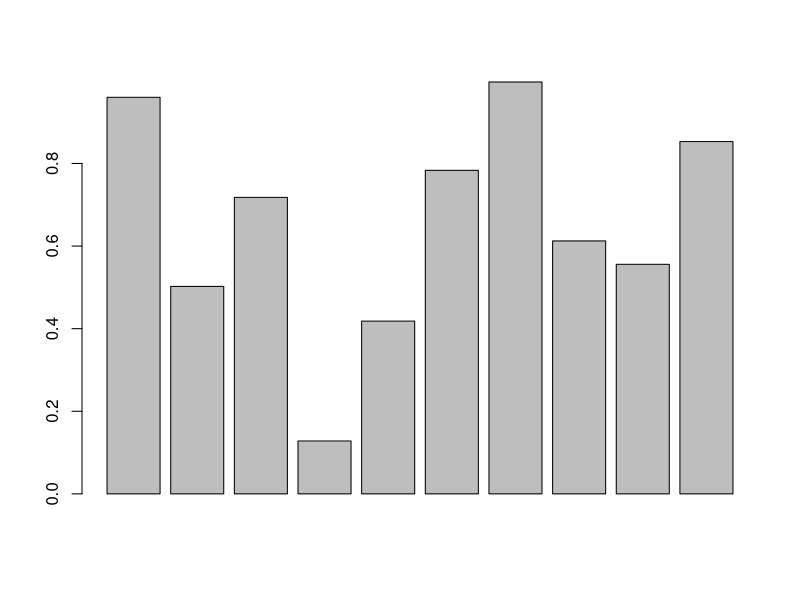
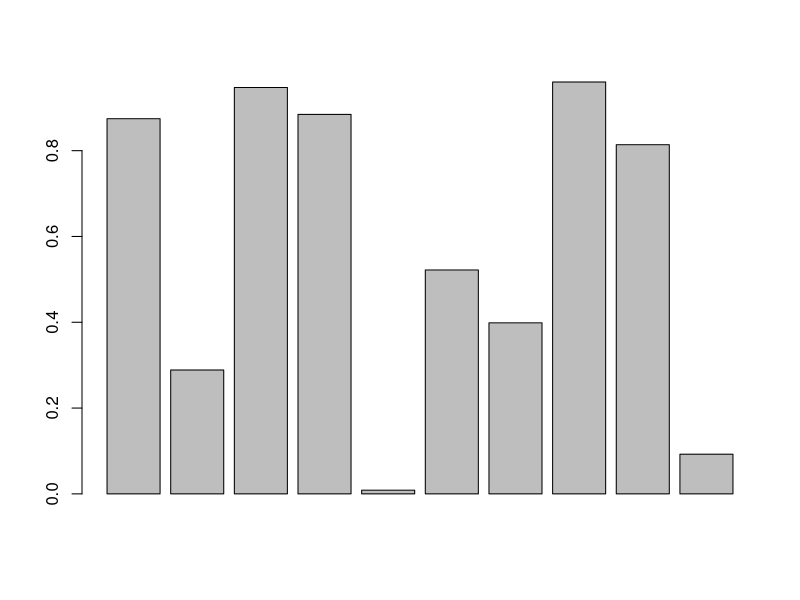
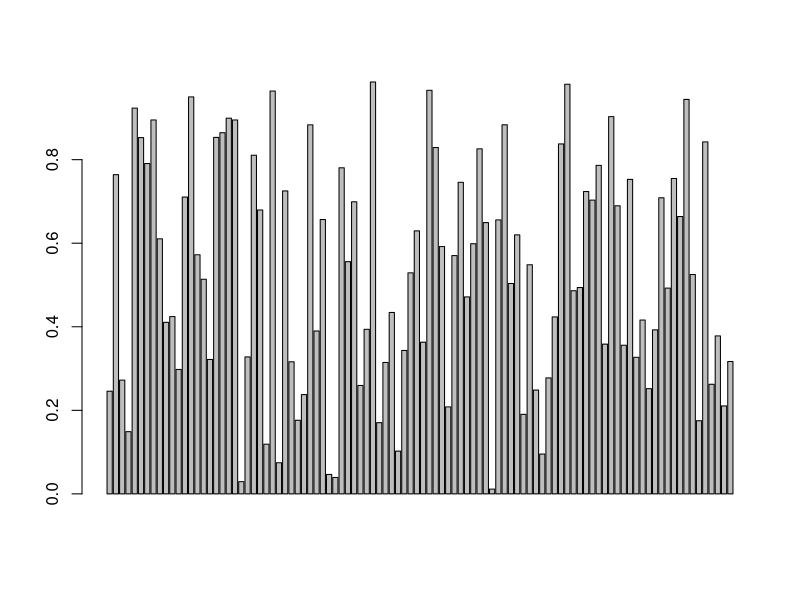

The R source for these figures, in order: (Note: this script raises an error after producing the figures.)
# ______                                      _     
# | ___ \                                    | |    
# | |_/ /  ___  ___   ___   __ _  _ __   ___ | |__  
# |    /  / _ \/ __| / _ \ / _` || '__| / __|| '_ \ 
# | |\ \ |  __/\__ \|  __/| (_| || |   | (__ | | | |
# \_| \_| \___||___/ \___| \__,_||_|    \___||_| |_|
# 
#  _____                                  _         
# /  __ \                                | |        
# | /  \/  ___   _ __ ___   _ __   _   _ | |_   ___ 
# | |     / _ \ | '_ ` _ \ | '_ \ | | | || __| / _ \
# | \__/\| (_) || | | | | || |_) || |_| || |_ |  __/
#  \____/ \___/ |_| |_| |_|| .__/  \__,_| \__| \___|
#                          | |                      
#                          |_|                      

#
# 2019_10_Parallelism
#
# R Users Group
# 2019_10_Parallelism
# Macquarie Univeristy
#

# Let's create some articifal work using R's Random Uniform Distribution function "runif(x)"
distribution <- runif(10)
average <- mean(distribution)
print(average)
barplot(distribution)

# now let's set the SEED to get predictable numbers
{
set.seed(12345678)
distribution <- runif(10)
average <- mean(distribution)
print(average)
barplot(distribution)
}

# And lets create more work (scaling up)
{
set.seed(87654321)
distribution <- runif(100)
average <- mean(distribution)
print(average)
barplot(distribution)
}

# and how long is that exactly ?
system.time({
  set.seed(12345678)
  distribution <- runif(100e6)
  average <- mean(distribution)
  print(average)
})


# Let's wrap this up in a function for our later tests
workload <- function (seed=0) {
  set.seed(seed)
  distribution <- runif(100e6)
  average <- mean(distribution)
  return(average)
} 

# It should give the same result - so let's check
workload(12345678)

# and take almost the same time to run
system.time({
  print(workload(12345678))
})


# Most scientific compute task involve doing similar things over and over.
# Let's simulate this by computing averages for 10 different SEEDs

workload(1)
workload(2)
workload(3)
workload(4)
workload(5)
workload(6)
workload(7)
workload(8)
workload(9)
workload(10)

# or of course we could use a FOR loop ...
for (seed in 1:10) {
  average <- workload(seed)
  print(average)
}

# and we could APPLY the workload function to an array of SEEDs
lapply(1:10, workload)

# but which one is faster, loops ...
system.time({
  for (seed in 1:10) {
    average <- workload(seed)
    print(average)
  }
})

# or applying ?
system.time({
  print(lapply(1:10, workload))
})



